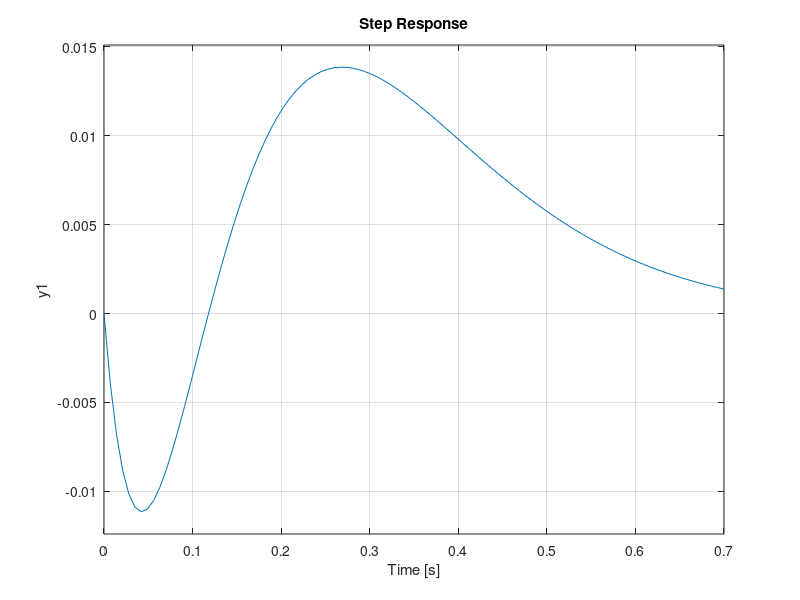
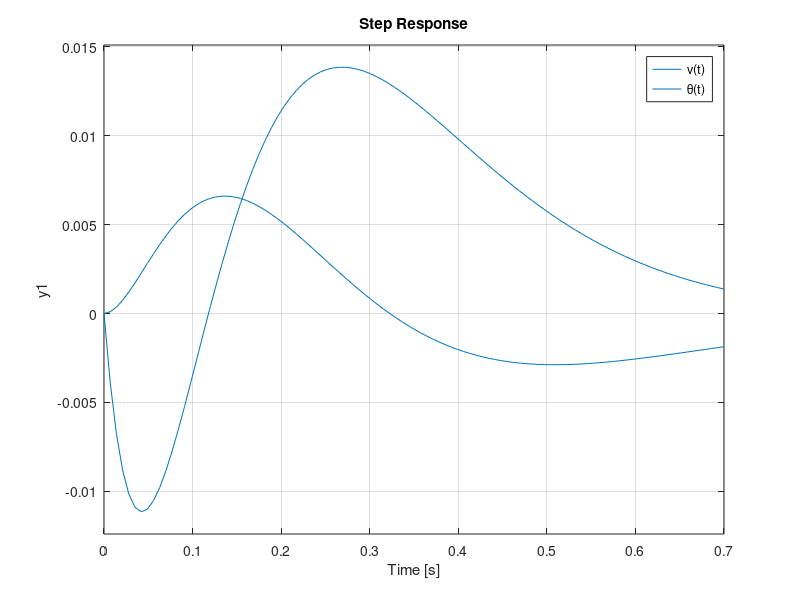

Recreate these plots in MATLAB, in order.
%% Controlador Variables de estado
clear
clc

A = [0 1 0 0; 0 -0.5452 -6.2896 0; 0 0 0 1; 0 3.7793 88.158 0];
B = [0; -0.63102; 0; 4.3742];
C = [0 1 0 0];
D = 0;

sis = ss(A,B,C,D);
polos = [-9 -9.2 -9.4 -9.6];
K=place(A,B,polos); %acker
Alc=A-B*K
sistemaLC=ss(Alc,B,C,D);

%f=1/dcgain(sistemaLC) %no se utiliza porque el límite tiende a cero y
%sería f=inf
%sistemaLCn=f*sistemaLC;
Ts=minreal(zpk(sistemaLC)) %se comprueba
figure(1)
step(sistemaLC)
grid on

%%
C2 = [0 0 1 0];  %revisar

tsys = ss(Alc,B,C2,D);

figure(2)
step(sistemaLC);
hold on;
step(tsys);
hold off;
grid on
legend('v(t)', '\theta(t)');

